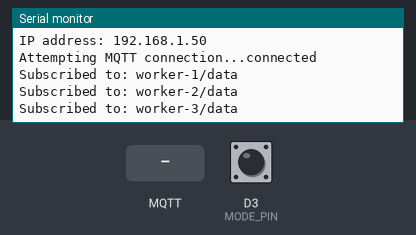
Simulated run of this sketch. Board: ESP8266 (NodeMCU). Parts: the last lines printed to the serial monitor. The inputs (shaded band) are chosen by the test bench; at power-on: D3 (MODE_PIN) HIGH. WiFi joins after 1.5 s; servers stay silent unless stated; no MQTT or app messages arrive unless stated.

Above: at 2.7 s.
2.8 s: MQTT message "1" arrives on the first subscribed topic
At 3.4 s:
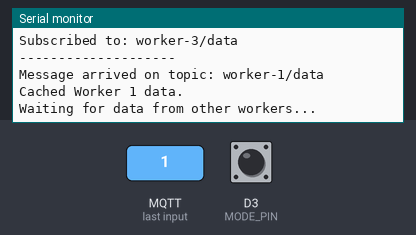
4.3 s: MQTT message "on" arrives on the first subscribed topic
At 5.7 s:
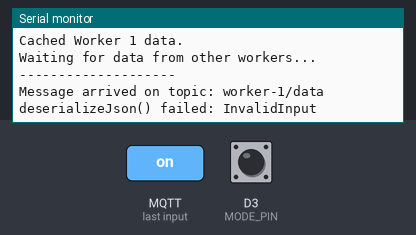

Measured:
- after the input at 2.8 s, the serial monitor: prints a new line at once (image 1)
- after the input at 4.3 s, the serial monitor: prints a new line at once (image 2)

The sketch:

master_code.ino
```cpp
#include <ESP8266WiFi.h> //
#include <PubSubClient.h> //
#include <ArduinoJson.h> //
#include <Adafruit_Sensor.h> //
#include "DHT.h" //

// --- UPDATE YOUR WIFI CREDENTIALS ---
const char* ssid = "adhithya"; //
const char* password = "adhithya365"; //

// --- MQTT BROKER DETAILS ---
const char* mqtt_server = "test.mosquitto.org"; //
const char* publish_topic_collection = "master/backend/collection"; // Topic for storing raw data
const char* publish_topic_prediction = "master/backend/prediction"; // Topic for running prediction

// --- Subscribe topics ---
const char* subscribe_topic_1 = "worker-1/data"; //
const char* subscribe_topic_2 = "worker-2/data"; // Added
const char* subscribe_topic_3 = "worker-3/data"; // Added

// --- DHT SENSOR CONFIGURATION ---
#define DHTPIN D2      // Pin D2 on ESP8266 is GPIO 4
#define DHTTYPE DHT11  // Change to DHT22 if needed

// --- INPUT PIN to decide mode ---
// Connect D3 to GND for Collection Mode.
// Leave D3 floating (or connect to 3.3V via a resistor) for Prediction Mode.
#define MODE_PIN D3    // Example using D3 (GPIO0)

// --- INITIALIZE CLIENTS AND SENSOR ---
WiFiClient espClient; //
PubSubClient client(espClient); //
DHT dht(DHTPIN, DHTTYPE); //

// --- Buffer to aggregate data ---
StaticJsonDocument<512> outgoingDoc; // Increased size for 3 workers + env
bool received_w1 = false;
bool received_w2 = false;
bool received_w3 = false;


/**
 * @brief Callback when MQTT message arrives. Caches data, adds local sensor readings,
 * checks mode pin, and publishes aggregated data to the appropriate topic.
 */
void callback(char* topic, byte* payload, unsigned int length) { //
  Serial.println("--------------------");
  Serial.print("Message arrived on topic: "); //
  Serial.println(topic);

  // Parse incoming JSON
  StaticJsonDocument<256> incomingDoc; //
  DeserializationError error = deserializeJson(incomingDoc, payload, length); //

  if (error) {
    Serial.print("deserializeJson() failed: ");
    Serial.println(error.c_str()); //
    return;
  }
  // Optional: Print parsed data
  // Serial.println("Parsed incoming JSON:");
  // serializeJsonPretty(incomingDoc, Serial);
  // Serial.println();

  // Store data in the outgoing buffer based on topic
  bool data_cached = false;
  if (strcmp(topic, subscribe_topic_1) == 0) {
    outgoingDoc["worker_1_mean"] = incomingDoc["mean"];
    outgoingDoc["worker_1_min"] = incomingDoc["min"];
    outgoingDoc["worker_1_max"] = incomingDoc["max"];
    outgoingDoc["worker_1_variance"] = incomingDoc["variance"];
    received_w1 = true;
    data_cached = true;
    Serial.println("Cached Worker 1 data.");
  } else if (strcmp(topic, subscribe_topic_2) == 0) {
    outgoingDoc["worker_2_mean"] = incomingDoc["mean"];
    outgoingDoc["worker_2_min"] = incomingDoc["min"];
    outgoingDoc["worker_2_max"] = incomingDoc["max"];
    outgoingDoc["worker_2_variance"] = incomingDoc["variance"];
    received_w2 = true;
    data_cached = true;
    Serial.println("Cached Worker 2 data.");
  } else if (strcmp(topic, subscribe_topic_3) == 0) {
    outgoingDoc["worker_3_mean"] = incomingDoc["mean"];
    outgoingDoc["worker_3_min"] = incomingDoc["min"];
    outgoingDoc["worker_3_max"] = incomingDoc["max"];
    outgoingDoc["worker_3_variance"] = incomingDoc["variance"];
    received_w3 = true;
    data_cached = true;
    Serial.println("Cached Worker 3 data.");
  }

  // If we just cached data AND now have all three, proceed to publish
  if (data_cached && received_w1 && received_w2 && received_w3) {
    Serial.println("All worker data received. Reading local sensors...");

    // Read local DHT sensor
    float humidity = dht.readHumidity(); //
    float temperature = dht.readTemperature(); //

    if (isnan(humidity) || isnan(temperature)) { //
      Serial.println("Failed to read DHT sensor! Publishing without temp/humidity.");
      // Set null or omit? Let's omit by not adding them to JSON.
      // outgoingDoc["humidity"] = nullptr; // Or JsonNull
      // outgoingDoc["temp"] = nullptr;
    } else {
      Serial.print("Local Sensor -> Humidity: "); Serial.print(humidity);
      Serial.print("%, Temp: "); Serial.print(temperature); Serial.println(" C"); //
      outgoingDoc["humidity"] = humidity; // Add to JSON
      outgoingDoc["temp"] = temperature; //
    }

    // Check MODE_PIN to determine target topic
    int mode = digitalRead(MODE_PIN);
    const char* target_topic;
    if (mode == LOW) { // Grounded = Collection Mode
      target_topic = publish_topic_collection;
      Serial.println("Mode Pin LOW -> Publishing for Collection.");
    } else { // Floating or High = Prediction Mode
      target_topic = publish_topic_prediction;
      Serial.println("Mode Pin HIGH/Floating -> Publishing for Prediction.");
    }

    // Serialize and publish
    char jsonBuffer[512]; // Use buffer size matching StaticJsonDocument
    serializeJson(outgoingDoc, jsonBuffer); //
    client.publish(target_topic, jsonBuffer); // Publish to selected topic
    Serial.print("Published aggregated JSON to '"); Serial.print(target_topic);
    Serial.print("': "); Serial.println(jsonBuffer); //

    // Reset flags and buffer for the next aggregation cycle
    received_w1 = false;
    received_w2 = false;
    received_w3 = false;
    outgoingDoc.clear(); // Important: Clear the document
    Serial.println("Buffer cleared, waiting for next cycle.");
  } else if (data_cached) {
      Serial.println("Waiting for data from other workers...");
  }
}

/**
 * @brief Connects to Wi-Fi.
 */
void setup_wifi() { //
  delay(10);
  Serial.println(); Serial.print("Connecting to "); Serial.println(ssid); //
  WiFi.begin(ssid, password);
  while (WiFi.status() != WL_CONNECTED) { delay(500); Serial.print("."); } //
  Serial.println("\nWiFi connected"); Serial.print("IP address: "); Serial.println(WiFi.localIP()); //
}

/**
 * @brief Reconnects to MQTT and subscribes to worker topics.
 */
void reconnect() { //
  while (!client.connected()) {
    Serial.print("Attempting MQTT connection...");
    if (client.connect("ESP8266_Master_Aggregator")) { // Unique ID
      Serial.println("connected");
      // Subscribe to all worker topics
      client.subscribe(subscribe_topic_1); //
      client.subscribe(subscribe_topic_2); // Added
      client.subscribe(subscribe_topic_3); // Added
      Serial.print("Subscribed to: "); Serial.println(subscribe_topic_1);
      Serial.print("Subscribed to: "); Serial.println(subscribe_topic_2);
      Serial.print("Subscribed to: "); Serial.println(subscribe_topic_3);
    } else {
      Serial.print("failed, rc="); Serial.print(client.state()); //
      Serial.println(" try again in 5 seconds");
      delay(5000); //
    }
  }
}

void setup() {
  Serial.begin(115200); // Use 115200 baud rate
  dht.begin(); // Initialize DHT sensor

  // Initialize the MODE_PIN as INPUT with internal pull-up resistor
  // This means: LOW if connected to GND, HIGH if left floating.
  pinMode(MODE_PIN, INPUT_PULLUP);
  Serial.print("Mode Pin (D3/GPIO0) initial state: ");
  Serial.println(digitalRead(MODE_PIN) == HIGH ? "HIGH/Floating (Prediction)" : "LOW (Collection)");


  setup_wifi();
  client.setServer(mqtt_server, 1883); //
  client.setCallback(callback); // Set function for incoming messages
}

void loop() {
  if (!client.connected()) {
    reconnect(); //
  }
  client.loop(); // Essential for MQTT client to handle network traffic & callbacks
  // No delay needed here, loop runs continuously checking MQTT
}
```
